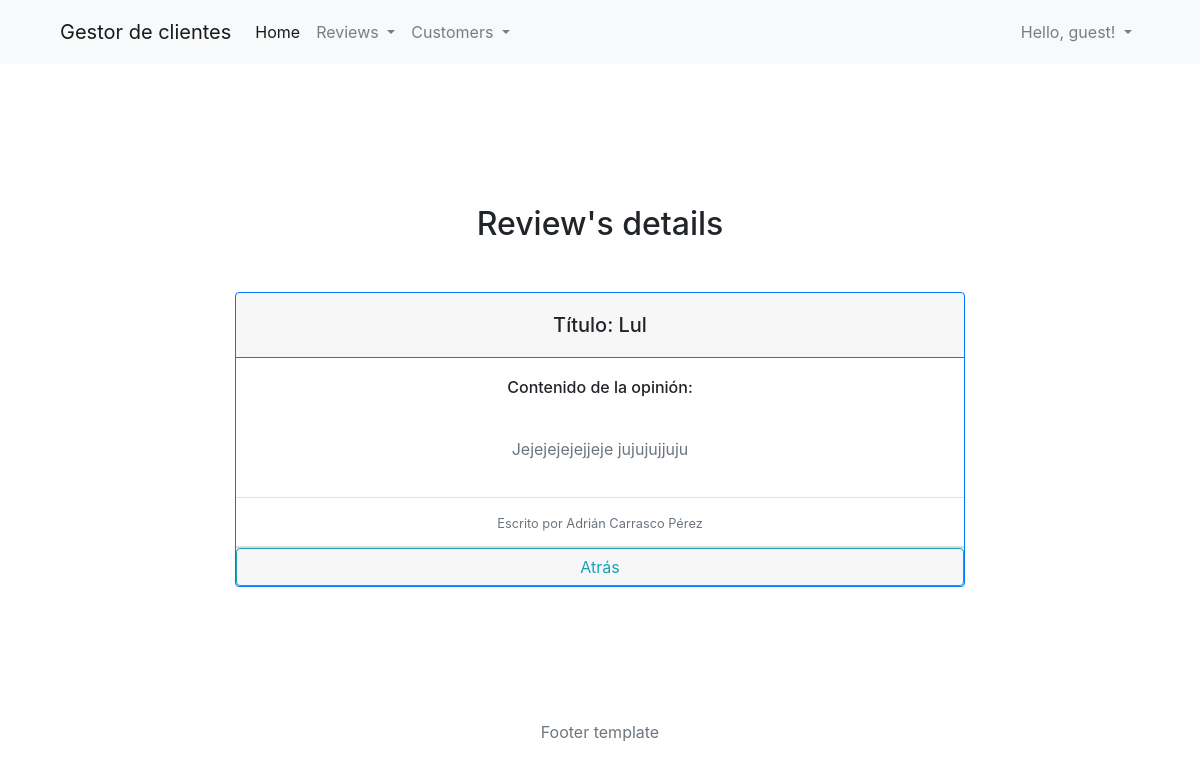
Screenshot of /cliente/reviews/4/ with the database file from the repository.
### gestion_clientes/models.py (models this page shows, shortened)
class Review(models.Model):
    title = models.CharField(max_length = 40, verbose_name = "Título")
    content = models.TextField(max_length = 400, verbose_name = "Contenido")
    published = models.DateTimeField(auto_now_add = True, verbose_name = "Fecha de publicación")
    valoration = models.IntegerField(validators=[MinValueValidator(0), MaxValueValidator(5)], verbose_name = "Valoración")
    edited = models.DateTimeField(auto_now = True, verbose_name = "Fecha de edición")
    author = models.ForeignKey(Customer, on_delete = models.CASCADE, verbose_name = "Escrito por", related_name= "reviews", null = True, blank = True)
    class Meta:
        verbose_name = "Opinión"
        verbose_name_plural = "Opiniones"
        ordering = ("title", "published", "edited", "valoration")

class Customer(models.Model):
    user = models.OneToOneField(User, verbose_name = "Usuario", on_delete = models.CASCADE)
    MALE = "M"
    FEMALE = "F"
    GENDER_OPTS = (
        (MALE, 'Male'),
        (FEMALE, 'Female'),
    )
    name = models.CharField(max_length = 30, verbose_name = "Nombre")
    middlename = models.CharField(max_length = 40, verbose_name = "Primer apellido")
    lastname = models.CharField(max_length = 40, verbose_name = "Segundo apellido")
    gender = models.CharField(max_length = 1, choices = GENDER_OPTS, default = MALE, verbose_name = "Género", help_text = "Seleccione su sexo")
    birthday = models.DateField(verbose_name = "Fecha de nacimiento", null = True, blank = True)
    address = models.CharField(max_length = 80, verbose_name = "Dirección")
    image = models.ImageField(null = True, blank = True, verbose_name= "Foto", upload_to = "images/")
    registered = models.DateTimeField(auto_now_add = True, verbose_name= "Fecha de registro")
    updated = models.DateTimeField(auto_now= True, verbose_name = "Fecha de edición")
    slug = models.SlugField()
    @property
    def fullname(self):
        return "{} {} {}".format(self.name, self.middlename, self.lastname)
    def __str__(self):
        return "{}".format(self.fullname)
    class Meta:
        verbose_name = "Cliente"
        verbose_name_plural = "Clientes"
        ordering = ("name", "birthday", "registered", "updated", 'gender')

### gestion_clientes/views.py (the view)
# urls.py: path('reviews/<int:pk>/', ReviewDetailsPage.as_view(), name = "reviewDetails"),
class ReviewDetailsPage(DetailView):
    model = Review
    template_name = "reviews/details.html"
    context_object_name = "review"

### gestion_clientes/templates/reviews/details.html (shortened to what this page needs)
{% extends 'base/base.html' %}
{% load static %}
{% block css %}
<link rel="stylesheet" type="text/css" href="{% static 'reviews/css/details.css' %}">
{% endblock css %}
{% block content %}
<div class="container mt-3 flex-container">
    <div class="row">
        <div class="col-md-8 offset-md-2">
            <div class="text-center">
                <h2 class="mt-3 mb-5">Review's details</h2>
                <div class="card border-primary">
                    <div class="card-header border-primary">
                        <h5 class="mt-2">Título:  {{ review.title }}</h5>
                    </div>
                    <div class="card-body">
                        <h6 class="card-text">Contenido de la opinión:</h6>
                    </div>
                    <div class="card-body">
                        <p class="text-muted">{{ review.content }}</p>
                    </div>
                    <ul class="list-group list-group-flush">
                        <li class="list-group-item">
                            <small class="text-muted">Escrito por {{ review.author }} </small>
                        </li>
                    </ul>
                    <div class="card-footer p-0 link">
                        <a href="{% url 'reviewsIndex' %}" class="btn btn-block btn-outline-info"> Atrás</a>
                    </div>
                </div>
            </div>
        </div>
    </div>
</div>
{% endblock content %}

### gestion_clientes/static/reviews/css/details.css (style rules this page uses)
.flex-container { display: flex; flex-direction: column; justify-content: center; height: 77vh; }

### rows the page displays
Review: title "Lul", content "Jejejejejejjeje jujujujjuju", author "Adrián Carrasco Pérez"
